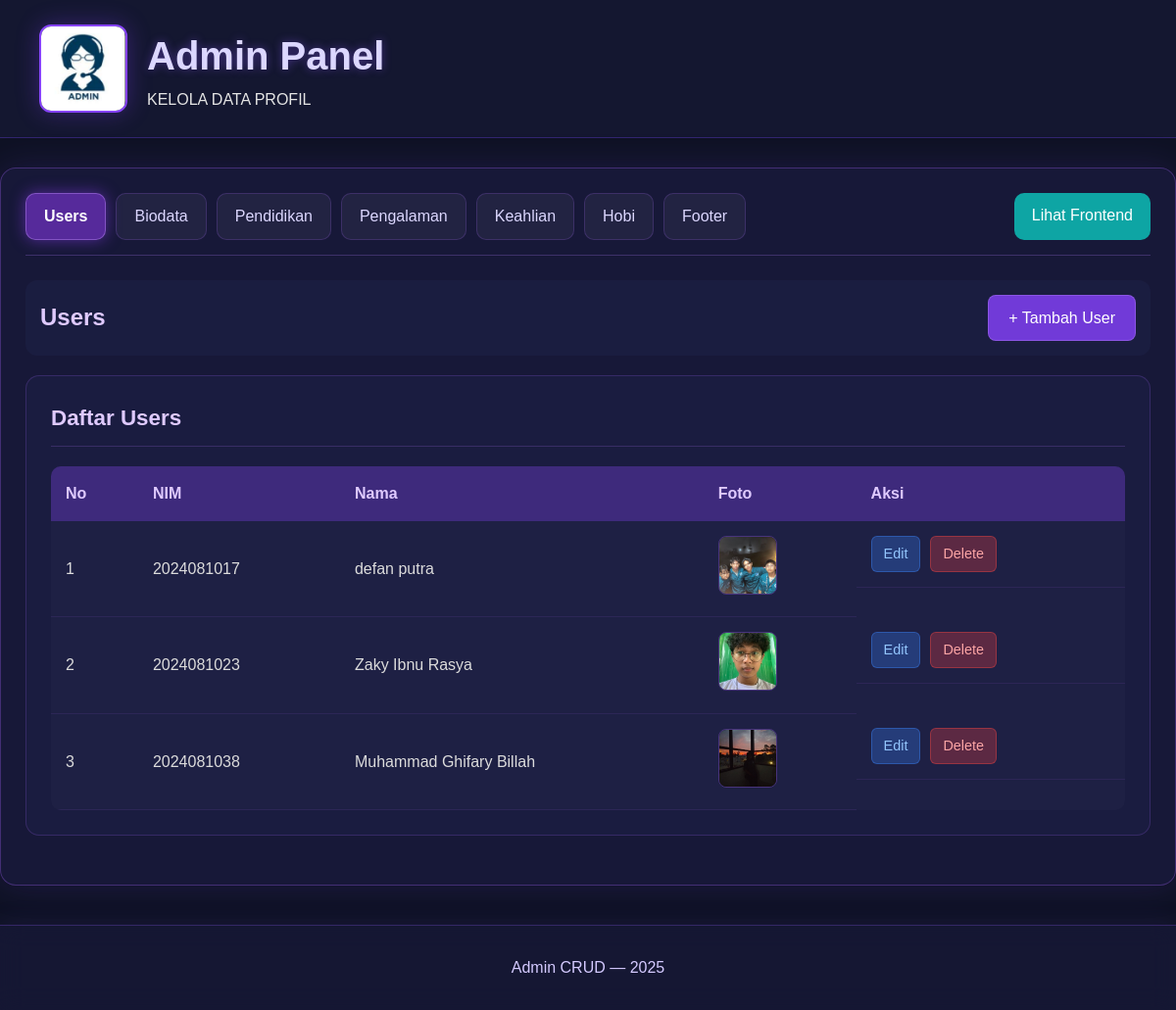
The page /admin_personil.php on the database its author committed.
### tables this page shows
CREATE TABLE `users` (
  `id` int(11) NOT NULL,
  `nim` varchar(50) NOT NULL,
  `nama` varchar(200) NOT NULL,
  `foto` varchar(255) DEFAULT NULL,
  `created_at` timestamp NOT NULL DEFAULT current_timestamp()
);

### admin_personil.php (the view, shortened to what this page needs)
<?php
require 'koneksi.php';
$uploadDir = __DIR__ . '/uploads/';
function esc($s){ return htmlspecialchars($s); }
$tab = isset($_GET['tab']) ? $_GET['tab'] : 'users';
$allowedTabs = ['users','biodata','pendidikan','pengalaman','keahlian','hobi','footer'];
$all = [];
foreach ($allowedTabs as $t) {
    $q = $mysqli->query("SELECT * FROM {$t} ORDER BY created_at DESC");
    $all[$t] = $q ? $q->fetch_all(MYSQLI_ASSOC) : [];
}
?>
<!doctype html>
<html lang="id">
<head>
<link rel="stylesheet" href="style.css" />
</head>
<body>
<header class="site-header">
  <div class="header-inner">
    <img src="admin.jpeg" alt="Admin Logo" class="WIN2025">
    <div>
      <h1 class="site-title">Admin Panel</h1>
      <p class="site-sub">KELOLA DATA PROFIL</p>
    </div>
  </div>
</header>
<div class="admin-container">
  <div class="tab-nav">
    <?php foreach($allowedTabs as $t): ?>
      <a href="?tab=<?php echo $t; ?>" class="<?php echo ($t===$tab)?'active':''; ?>"><?php echo ucfirst($t); ?></a>
    <?php endforeach; ?>
    <a href="index.php" class="back-to-site">Lihat Frontend</a>
  </div>
  <?php if ($tab === 'users'): ?>
    <div class="toolbar">
      <h2>Users</h2>
      <a href="?tab=users&action=add" class="btn-add">+ Tambah User</a>
    </div>
    <div class="admin-card">
      <h3>Daftar Users</h3>
      <?php if (!empty($all['users'])): ?>
        <table class="admin-table">
          <thead>
            <tr>
              <th>No</th>
              <th>NIM</th>
              <th>Nama</th>
              <th>Foto</th>
              <th>Aksi</th>
            </tr>
          </thead>
          <tbody>
            <?php $i=1; foreach($all['users'] as $r): ?>
              <tr>
                <td><?php echo $i++; ?></td>
                <td><?php echo esc($r['nim']); ?></td>
                <td><?php echo esc($r['nama']); ?></td>
                <td>
                  <?php if(!empty($r['foto']) && file_exists($uploadDir.$r['foto'])): ?>
                    <img src="<?php echo 'uploads/'.esc($r['foto']); ?>" alt="foto" class="table-photo">
                  <?php else: ?>
                    <span class="no-photo">-</span>
                  <?php endif; ?>
                </td>
                <td class="table-actions">
                  <a href="?tab=users&action=edit&id=<?php echo $r['id']; ?>" class="btn-edit">Edit</a>
                  <a href="?tab=users&action=delete&id=<?php echo $r['id']; ?>" class="btn-delete" onclick="return confirm('Hapus user ini?')">Delete</a>
                </td>
              </tr>
            <?php endforeach; ?>
          </tbody>
        </table>
      <?php else: ?>
        <p class="no-data">Belum ada data users.</p>
      <?php endif; ?>
    </div>
  <?php endif; ?>
</div>
<footer class="site-footer">
  <div class="footer-center">
    <p>Admin CRUD — <?php echo date('Y'); ?></p>
  </div>
</footer>
</body>
</html>

### style.css (style rules this page uses)
* { margin: 0; padding: 0; box-sizing: border-box; }
body { font-family: "Poppins", sans-serif; background: #0f1224; color: #e4e4e4; line-height: 1.6; }
.site-header { width: 100%; background: rgba(22, 25, 50, 0.9); padding: 25px 40px; border-bottom: 1px solid rgba(120, 70, 255, 0.3); backdrop-filter: blur(10px); }
.header-inner { display: flex; align-items: center; gap: 20px; }
.WIN2025 { width: 90px; height: 90px; border-radius: 12px; object-fit: cover; border: 2px solid #8743ff; box-shadow: 0 0 25px rgba(135, 67, 255, 0.3); }
.site-title { font-size: 2.5rem; font-weight: 700; color: #dcd7ff; text-shadow: 0 0 10px rgba(140, 87, 255, 0.4); }
.site-footer { margin-top: 40px; background: rgba(25, 27, 60, 0.65); border-top: 1px solid rgba(150, 90, 255, 0.25); padding: 25px; text-align: center; color: #d4caff; backdrop-filter: blur(12px); box-shadow: 0 0 25px rgba(90, 60, 200, 0.15); }
.site-footer p { margin: 5px 0; font-size: 1rem; }

### admin_personil.php (style rules this page uses)
.admin-container { max-width: 1300px; margin: 30px auto; padding: 25px; background: rgba(25, 27, 60, 0.85); border-radius: 16px; border: 1px solid rgba(170, 100, 255, 0.3); box-shadow: 0 0 35px rgba(90, 60, 200, 0.2); backdrop-filter: blur(15px); }
.tab-nav { display: flex; gap: 10px; flex-wrap: wrap; margin-bottom: 25px; padding-bottom: 15px; border-bottom: 1px solid rgba(180, 120, 255, 0.25); }
.tab-nav a { padding: 10px 18px; border-radius: 10px; text-decoration: none; background: rgba(255, 255, 255, 0.05); color: #dcd7ff; border: 1px solid rgba(170, 100, 255, 0.2); transition: all 0.3s ease; font-weight: 500; }
.tab-nav a.active { background: rgba(150, 60, 255, 0.5); color: #fff; font-weight: 600; box-shadow: 0 0 15px rgba(150, 60, 255, 0.5); border: 1px solid rgba(200, 150, 255, 0.4); }
.tab-nav a.back-to-site { background: #0ea5a4; color: white; margin-left: auto; border: none; }
.toolbar { display: flex; justify-content: space-between; align-items: center; margin-bottom: 20px; padding: 15px; background: rgba(30, 32, 70, 0.6); border-radius: 12px; }
.toolbar h2 { color: #dfcaff; font-size: 1.5rem; margin: 0; }
.btn-add { background: rgba(135, 67, 255, 0.8); color: white; padding: 10px 20px; border-radius: 8px; text-decoration: none; font-weight: 500; transition: all 0.3s; border: 1px solid rgba(200, 150, 255, 0.3); }
.admin-card { background: rgba(30, 32, 70, 0.6); padding: 25px; border-radius: 14px; border: 1px solid rgba(170, 100, 255, 0.2); margin-bottom: 25px; }
.admin-card h3 { color: #dfcaff; margin-bottom: 20px; font-size: 1.4rem; border-bottom: 1px solid rgba(180, 120, 255, 0.2); padding-bottom: 10px; }
.admin-table { width: 100%; border-collapse: collapse; margin-top: 15px; background: rgba(255, 255, 255, 0.02); border-radius: 10px; overflow: hidden; }
.admin-table th { background: rgba(135, 67, 255, 0.3); color: #dfcaff; padding: 15px; text-align: left; font-weight: 600; }
.admin-table td { padding: 15px; border-bottom: 1px solid rgba(170, 100, 255, 0.1); color: #dcdcdc; }
.table-photo { width: 60px; height: 60px; object-fit: cover; border-radius: 8px; border: 1px solid rgba(170, 100, 255, 0.3); }
.table-actions { display: flex; gap: 10px; }
.btn-edit { padding: 6px 12px; background: rgba(59, 130, 246, 0.3); color: #93c5fd; border-radius: 6px; text-decoration: none; border: 1px solid rgba(59, 130, 246, 0.4); font-size: 0.9rem; transition: all 0.3s; }
.btn-delete { padding: 6px 12px; background: rgba(239, 68, 68, 0.3); color: #fca5a5; border-radius: 6px; text-decoration: none; border: 1px solid rgba(239, 68, 68, 0.4); font-size: 0.9rem; transition: all 0.3s; }

### rows shown on the page
users: nim "2024081017", nama "defan putra", foto (picture)
users: nim "2024081023", nama "Zaky Ibnu Rasya", foto (picture)
users: nim "2024081038", nama "Muhammad Ghifary Billah", foto (picture)

### other values the page prints
$t "Users"
$t "Biodata"
$t "Pendidikan"
$t "Pengalaman"
$t "Keahlian"
$t "Hobi"
$t "Footer"
